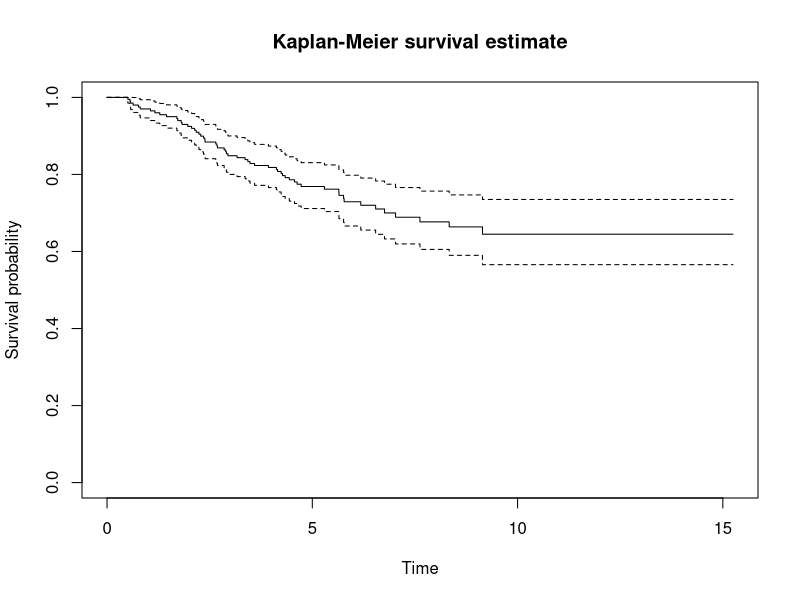
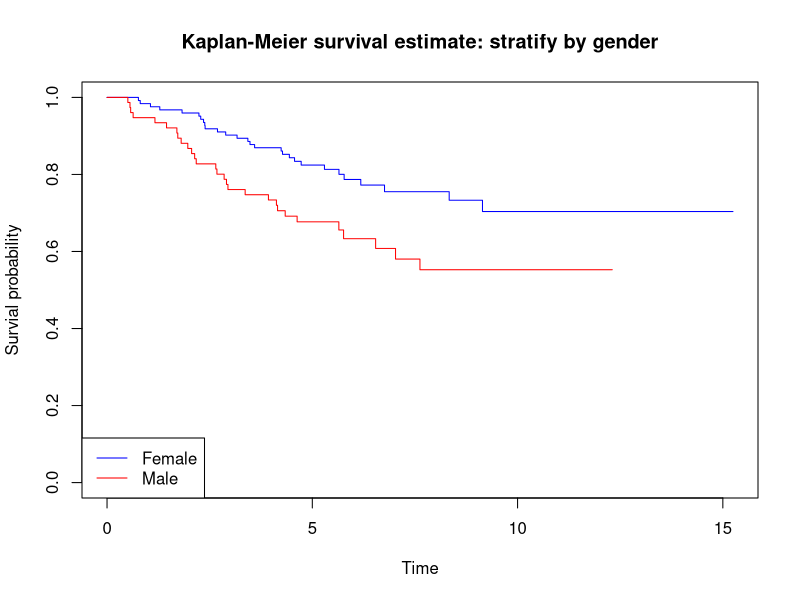
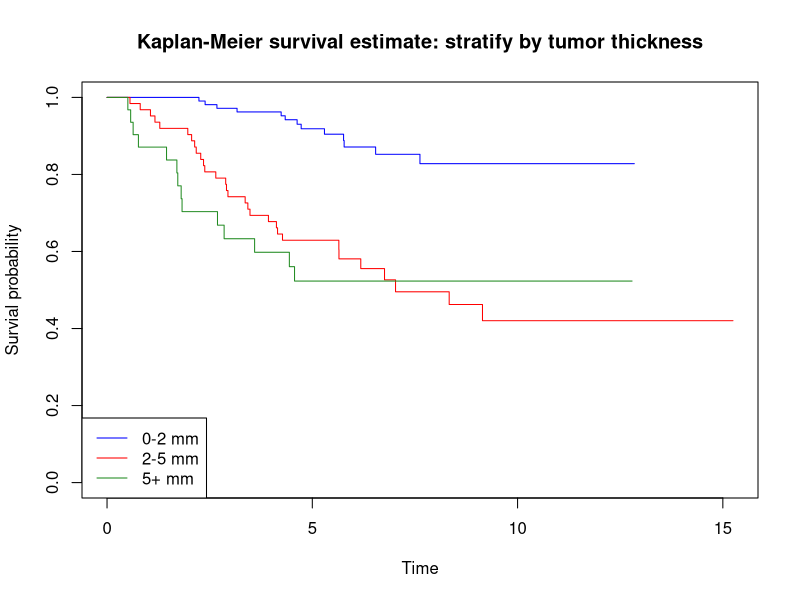
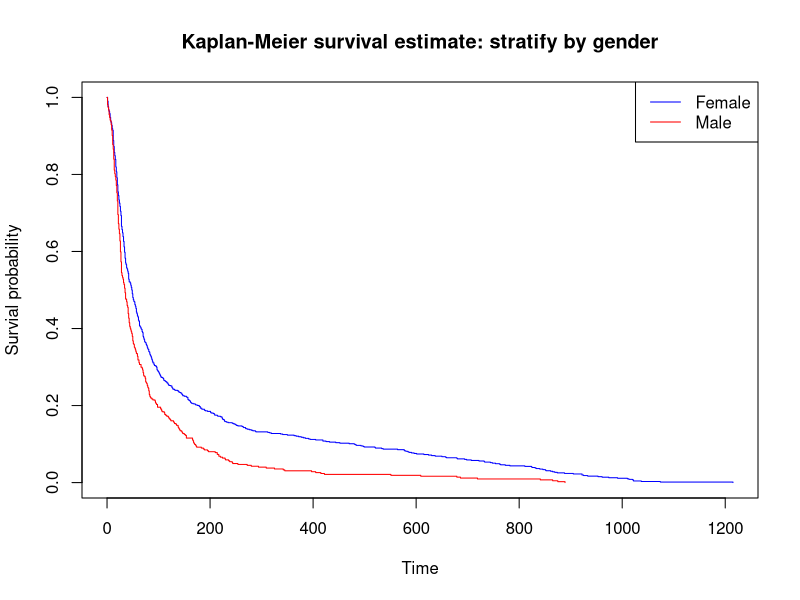
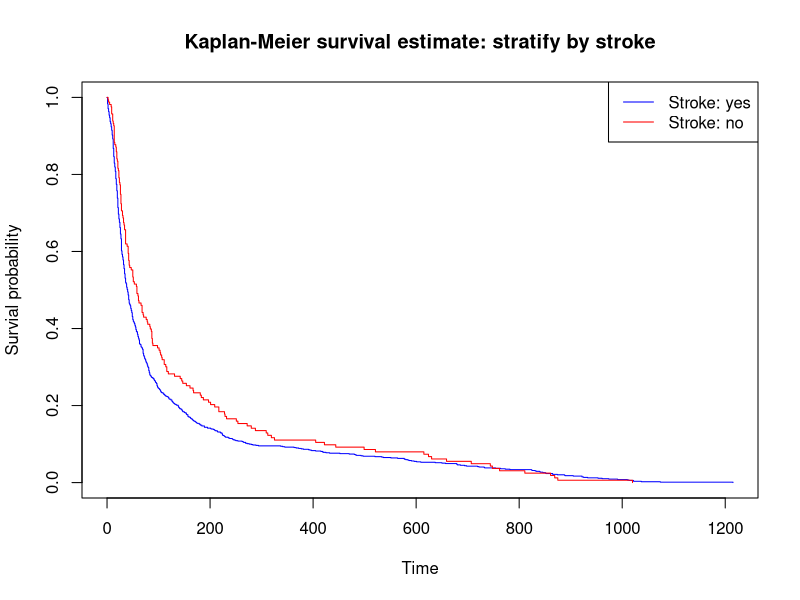

Write R code to recreate these figures, in order.
## ---- chunk 1
#| label: melanoma-1
#| warning: false
#| echo: true

# if you do not have survival package, install it by 
# install.packages('survival')
library(survival)

melanoma <- read.csv('data/melanoma.csv')

head(melanoma)
colnames(melanoma)
## ---- chunk 2
#| label: melanoma-a1
#| warning: false
#| echo: true

# if status == 1, code 1; otherwise, code 0
# this indicates whether deaths from melanoma
death <- ifelse(melanoma$status == 1, 1, 0)

# check if the labels are correct
table(death)
table(melanoma$status)
## ---- chunk 3
#| label: melanoma-b1
#| warning: false
#| echo: true

# take lifetime variable
lifetime <- melanoma$lifetime

km_fit <- survfit(Surv(lifetime, death) ~ 1)
plot(km_fit)

# add title and text
title(main = 'Kaplan-Meier survival estimate', 
      xlab = 'Time', 
      ylab = 'Survival probability')

## ---- chunk 4
#| label: melanoma-b2
#| warning: false
#| echo: true

# time 1, 2, 5
tme <- c(1, 2, 5)
summary(km_fit, times = tme)
## ---- chunk 5
#| label: melanoma-c1
#| warning: false
#| echo: true

# gender == 1: female; gender == 2: male
gender <- melanoma$gender

km_fit_gender <- survfit(Surv(lifetime, death) ~ gender)
plot(km_fit_gender, col = c('blue', 'red'))
title(main = 'Kaplan-Meier survival estimate: stratify by gender', 
      xlab = 'Time', 
      ylab = 'Survial probability')

# add legend
legend( 'bottomleft', 
       legend = c('Female', 'Male'), 
       lty = c('solid', 'solid'), 
       col = c('blue','red'))

## ---- chunk 6
#| label: melanoma-c2
#| warning: false
#| echo: true

# test difference with logrank test 
survdiff(Surv(lifetime, death) ~ gender)
## ---- chunk 7
#| label: melanoma-d1
#| warning: false
#| echo: true

# take out the variable
grouped_tumor_thickness <- melanoma$grouped_tumor_thickness

# get an idea how many categories
table(grouped_tumor_thickness)
## ---- chunk 8
#| label: melanoma-d2
#| warning: false
#| echo: true

km_fit_tumor <- survfit(Surv(lifetime, death) ~ grouped_tumor_thickness)
plot(km_fit_tumor, col = c('blue', 'red', 'forestgreen'))

title(main = 'Kaplan-Meier survival estimate: stratify by tumor thickness', 
      xlab = 'Time', 
      ylab = 'Survial probability')

# add legend
legend( 'bottomleft', 
        legend = c('0-2 mm', '2-5 mm', '5+ mm'), 
        lty = c('solid', 'solid', 'solid'), 
        col = c('blue','red', 'forestgreen'))


# test difference with logrank test 
survdiff(Surv(lifetime, death) ~ grouped_tumor_thickness)
## ---- chunk 9
#| label: liggetid
#| warning: false
#| echo: true

liggetid <- read.csv('data/liggetid.csv')
head(liggetid)
colnames(liggetid)

# all status are 1 
status <- liggetid$status
## ---- chunk 10
#| label: liggetid-a1
#| warning: false
#| echo: true

# length of stay (los) vs gender
los <- liggetid$liggetid
head(los)

# take out gender variable
gender <- liggetid$kjoenn
head(gender)

# fit km 
km_liggetid_gender <- survfit(Surv(los, status) ~ gender)

plot(km_liggetid_gender, col = c('blue', 'red'))

title(main = 'Kaplan-Meier survival estimate: stratify by gender', 
      xlab = 'Time', 
      ylab = 'Survial probability')

# add legend
legend( 'topright', 
        legend = c('Female', 'Male'), 
        lty = c('solid', 'solid'), 
        col = c('blue','red'))

## ---- chunk 11
#| label: liggetid-a2
#| warning: false
#| echo: true

# log rank test 
survdiff(Surv(los, status) ~ gender)
## ---- chunk 12
#| label: liggetid-b1
#| warning: false
#| echo: true


# length of stay vs stroke
# slag == 1: yes, slag == 2: no
stroke <- liggetid$slag

# fit km 
km_liggetid_stroke <- survfit(Surv(los, status) ~ stroke)

plot(km_liggetid_stroke, col = c('blue', 'red'))

title(main = 'Kaplan-Meier survival estimate: stratify by stroke', 
      xlab = 'Time', 
      ylab = 'Survial probability')

# add legend
legend( 'topright', 
        legend = c('Stroke: yes', 'Stroke: no'), 
        lty = c('solid', 'solid'), 
        col = c('blue','red'))

## ---- chunk 13
#| label: liggetid-b2
#| warning: false
#| echo: true

# log rank test
survdiff(Surv(los, status) ~ stroke)
